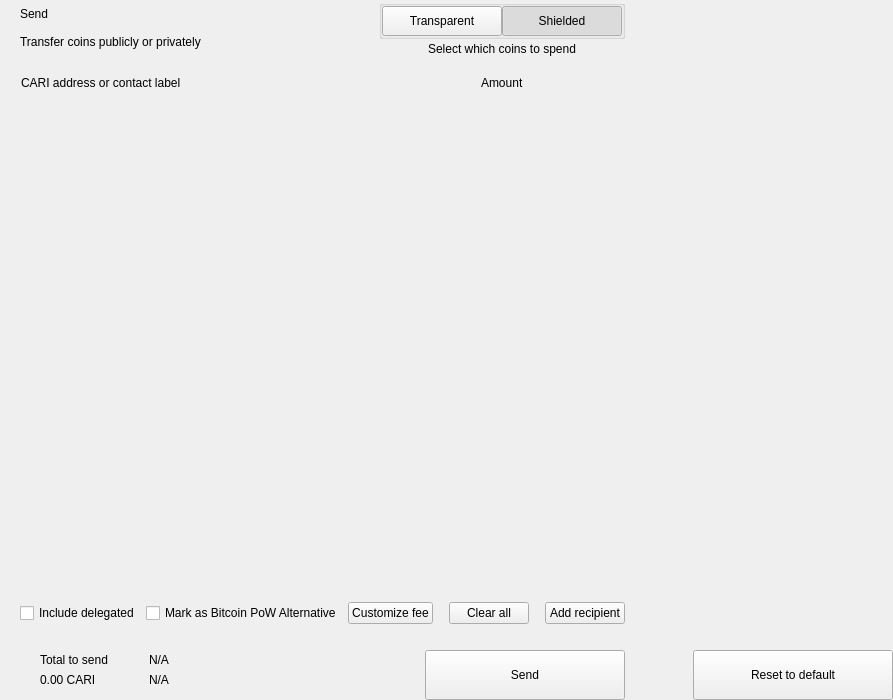
<?xml version="1.0" encoding="UTF-8"?>
<ui version="4.0">
 <class>send</class>
 <widget class="QWidget" name="send">
  <property name="geometry">
   <rect>
    <x>0</x>
    <y>0</y>
    <width>893</width>
    <height>700</height>
   </rect>
  </property>
  <property name="windowTitle">
   <string>Form</string>
  </property>
  <layout class="QHBoxLayout" name="horizontalLayout_2" stretch="2,1">
   <property name="spacing">
    <number>0</number>
   </property>
   <property name="leftMargin">
    <number>0</number>
   </property>
   <property name="topMargin">
    <number>0</number>
   </property>
   <property name="rightMargin">
    <number>0</number>
   </property>
   <property name="bottomMargin">
    <number>0</number>
   </property>
   <item>
    <widget class="QWidget" name="left" native="true">
     <layout class="QVBoxLayout" name="verticalLayout_3">
      <property name="spacing">
       <number>0</number>
      </property>
      <property name="leftMargin">
       <number>0</number>
      </property>
      <property name="topMargin">
       <number>0</number>
      </property>
      <property name="rightMargin">
       <number>0</number>
      </property>
      <property name="bottomMargin">
       <number>0</number>
      </property>
      <item>
       <layout class="QVBoxLayout" name="verticalLayout_22" stretch="0,0,0,1,0,0,0,0">
        <property name="spacing">
         <number>0</number>
        </property>
        <item>
         <layout class="QHBoxLayout" name="horizontalLayout_3">
          <property name="spacing">
           <number>0</number>
          </property>
          <property name="leftMargin">
           <number>20</number>
          </property>
          <property name="rightMargin">
           <number>20</number>
          </property>
          <item>
           <layout class="QVBoxLayout" name="verticalLayout">
            <property name="spacing">
             <number>0</number>
            </property>
            <item>
             <widget class="QLabel" name="labelTitle">
              <property name="text">
               <string>Send</string>
              </property>
              <property name="alignment">
               <set>Qt::AlignLeading|Qt::AlignLeft|Qt::AlignVCenter</set>
              </property>
             </widget>
            </item>
            <item>
             <widget class="QLabel" name="labelSubtitle1">
              <property name="text">
               <string>Transfer coins publicly or privately</string>
              </property>
             </widget>
            </item>
           </layout>
          </item>
          <item>
           <spacer name="horizontalSpacer">
            <property name="orientation">
             <enum>Qt::Horizontal</enum>
            </property>
            <property name="sizeHint" stdset="0">
             <size>
              <width>40</width>
              <height>20</height>
             </size>
            </property>
           </spacer>
          </item>
          <item>
           <layout class="QVBoxLayout" name="verticalLayout_6">
            <property name="spacing">
             <number>3</number>
            </property>
            <item alignment="Qt::AlignHCenter">
             <widget class="QGroupBox" name="groupBox">
              <property name="styleSheet">
               <string notr="true">#groupBox{
padding-top:2px;
}</string>
              </property>
              <property name="title">
               <string/>
              </property>
              <property name="alignment">
               <set>Qt::AlignCenter</set>
              </property>
              <layout class="QHBoxLayout" name="horizontalLayout_4">
               <property name="spacing">
                <number>0</number>
               </property>
               <property name="leftMargin">
                <number>0</number>
               </property>
               <property name="topMargin">
                <number>0</number>
               </property>
               <property name="rightMargin">
                <number>0</number>
               </property>
               <property name="bottomMargin">
                <number>0</number>
               </property>
               <item>
                <widget class="QPushButton" name="pushLeft">
                 <property name="minimumSize">
                  <size>
                   <width>120</width>
                   <height>30</height>
                  </size>
                 </property>
                 <property name="maximumSize">
                  <size>
                   <width>120</width>
                   <height>30</height>
                  </size>
                 </property>
                 <property name="focusPolicy">
                  <enum>Qt::NoFocus</enum>
                 </property>
                 <property name="text">
                  <string>Transparent</string>
                 </property>
                 <property name="checkable">
                  <bool>true</bool>
                 </property>
                 <property name="autoExclusive">
                  <bool>true</bool>
                 </property>
                </widget>
               </item>
               <item>
                <widget class="QPushButton" name="pushRight">
                 <property name="minimumSize">
                  <size>
                   <width>120</width>
                   <height>30</height>
                  </size>
                 </property>
                 <property name="maximumSize">
                  <size>
                   <width>120</width>
                   <height>30</height>
                  </size>
                 </property>
                 <property name="focusPolicy">
                  <enum>Qt::NoFocus</enum>
                 </property>
                 <property name="text">
                  <string>Shielded</string>
                 </property>
                 <property name="checkable">
                  <bool>true</bool>
                 </property>
                 <property name="checked">
                  <bool>true</bool>
                 </property>
                 <property name="autoExclusive">
                  <bool>true</bool>
                 </property>
                </widget>
               </item>
              </layout>
             </widget>
            </item>
            <item alignment="Qt::AlignHCenter|Qt::AlignTop">
             <widget class="QLabel" name="labelSubtitle2">
              <property name="styleSheet">
               <string notr="true"/>
              </property>
              <property name="text">
               <string>Select which coins to spend</string>
              </property>
              <property name="alignment">
               <set>Qt::AlignCenter</set>
              </property>
              <property name="indent">
               <number>0</number>
              </property>
             </widget>
            </item>
           </layout>
          </item>
         </layout>
        </item>
        <item>
         <spacer name="verticalSpacer_2">
          <property name="orientation">
           <enum>Qt::Vertical</enum>
          </property>
          <property name="sizeType">
           <enum>QSizePolicy::Fixed</enum>
          </property>
          <property name="sizeHint" stdset="0">
           <size>
            <width>20</width>
            <height>20</height>
           </size>
          </property>
         </spacer>
        </item>
        <item>
         <layout class="QHBoxLayout" name="horizontalLayout" stretch="6,0,2">
          <property name="spacing">
           <number>0</number>
          </property>
          <property name="leftMargin">
           <number>10</number>
          </property>
          <property name="topMargin">
           <number>0</number>
          </property>
          <property name="rightMargin">
           <number>20</number>
          </property>
          <property name="bottomMargin">
           <number>0</number>
          </property>
          <item>
           <widget class="QLabel" name="labelSubtitleAddress">
            <property name="styleSheet">
             <string notr="true">margin-left:8px;</string>
            </property>
            <property name="text">
             <string>CARI address or contact label</string>
            </property>
           </widget>
          </item>
          <item>
           <spacer name="horizontalSpacer_3">
            <property name="orientation">
             <enum>Qt::Horizontal</enum>
            </property>
            <property name="sizeType">
             <enum>QSizePolicy::Fixed</enum>
            </property>
            <property name="sizeHint" stdset="0">
             <size>
              <width>40</width>
              <height>1</height>
             </size>
            </property>
           </spacer>
          </item>
          <item>
           <widget class="QLabel" name="labelSubtitleAmount">
            <property name="text">
             <string>Amount</string>
            </property>
           </widget>
          </item>
         </layout>
        </item>
        <item>
         <widget class="QScrollArea" name="scrollArea">
          <property name="minimumSize">
           <size>
            <width>0</width>
            <height>350</height>
           </size>
          </property>
          <property name="styleSheet">
           <string notr="true">#scrollArea {
            background:transparent;
            margin-top:10px;
}</string>
          </property>
          <property name="horizontalScrollBarPolicy">
           <enum>Qt::ScrollBarAlwaysOff</enum>
          </property>
          <property name="sizeAdjustPolicy">
           <enum>QAbstractScrollArea::AdjustIgnored</enum>
          </property>
          <property name="widgetResizable">
           <bool>true</bool>
          </property>
          <property name="alignment">
           <set>Qt::AlignLeading|Qt::AlignLeft|Qt::AlignTop</set>
          </property>
          <widget class="QWidget" name="scrollAreaWidgetContents">
           <property name="geometry">
            <rect>
             <x>0</x>
             <y>0</y>
             <width>591</width>
             <height>16</height>
            </rect>
           </property>
           <property name="sizePolicy">
            <sizepolicy hsizetype="Preferred" vsizetype="Maximum">
             <horstretch>0</horstretch>
             <verstretch>0</verstretch>
            </sizepolicy>
           </property>
           <property name="autoFillBackground">
            <bool>false</bool>
           </property>
           <property name="styleSheet">
            <string notr="true">#scrollAreaWidgetContents {
             background:transparent;
             }</string>
           </property>
           <layout class="QVBoxLayout" name="verticalLayout_7">
            <property name="spacing">
             <number>0</number>
            </property>
            <property name="sizeConstraint">
             <enum>QLayout::SetDefaultConstraint</enum>
            </property>
            <property name="leftMargin">
             <number>0</number>
            </property>
            <property name="topMargin">
             <number>0</number>
            </property>
            <property name="rightMargin">
             <number>0</number>
            </property>
            <property name="bottomMargin">
             <number>0</number>
            </property>
           </layout>
          </widget>
         </widget>
        </item>
        <item>
         <spacer name="verticalSpacer_4">
          <property name="orientation">
           <enum>Qt::Vertical</enum>
          </property>
          <property name="sizeType">
           <enum>QSizePolicy::Fixed</enum>
          </property>
          <property name="sizeHint" stdset="0">
           <size>
            <width>20</width>
            <height>20</height>
           </size>
          </property>
         </spacer>
        </item>
        <item>
         <layout class="QHBoxLayout" name="horizontalLayout_20">
          <property name="spacing">
           <number>6</number>
          </property>
          <property name="leftMargin">
           <number>20</number>
          </property>
          <property name="rightMargin">
           <number>20</number>
          </property>
          <item>
           <widget class="QCheckBox" name="checkBoxDelegations">
            <property name="layoutDirection">
             <enum>Qt::LeftToRight</enum>
            </property>
            <property name="text">
             <string>Include delegated</string>
            </property>
           </widget>
          </item>
          <item>
           <widget class="QCheckBox" name="checkBoxPoWAlternative">
            <property name="layoutDirection">
             <enum>Qt::LeftToRight</enum>
            </property>
            <property name="text">
             <string>Mark as Bitcoin PoW Alternative</string>
            </property>
           </widget>
          </item>
          <item>
           <spacer name="horizontalSpacer_4">
            <property name="orientation">
             <enum>Qt::Horizontal</enum>
            </property>
            <property name="sizeHint" stdset="0">
             <size>
              <width>10</width>
              <height>20</height>
             </size>
            </property>
           </spacer>
          </item>
          <item>
           <widget class="QPushButton" name="pushButtonFee">
            <property name="focusPolicy">
             <enum>Qt::NoFocus</enum>
            </property>
            <property name="text">
             <string>Customize fee</string>
            </property>
           </widget>
          </item>
          <item>
           <spacer name="horizontalSpacer_11">
            <property name="orientation">
             <enum>Qt::Horizontal</enum>
            </property>
            <property name="sizeType">
             <enum>QSizePolicy::Minimum</enum>
            </property>
            <property name="sizeHint" stdset="0">
             <size>
              <width>10</width>
              <height>20</height>
             </size>
            </property>
           </spacer>
          </item>
          <item>
           <widget class="QPushButton" name="pushButtonClear">
            <property name="focusPolicy">
             <enum>Qt::NoFocus</enum>
            </property>
            <property name="layoutDirection">
             <enum>Qt::RightToLeft</enum>
            </property>
            <property name="text">
             <string>Clear all</string>
            </property>
           </widget>
          </item>
          <item>
           <spacer name="horizontalSpacer_6">
            <property name="orientation">
             <enum>Qt::Horizontal</enum>
            </property>
            <property name="sizeType">
             <enum>QSizePolicy::Fixed</enum>
            </property>
            <property name="sizeHint" stdset="0">
             <size>
              <width>10</width>
              <height>20</height>
             </size>
            </property>
           </spacer>
          </item>
          <item>
           <widget class="QPushButton" name="pushButtonAddRecipient">
            <property name="focusPolicy">
             <enum>Qt::NoFocus</enum>
            </property>
            <property name="text">
             <string>Add recipient</string>
            </property>
           </widget>
          </item>
         </layout>
        </item>
        <item>
         <spacer name="verticalSpacer">
          <property name="orientation">
           <enum>Qt::Vertical</enum>
          </property>
          <property name="sizeType">
           <enum>QSizePolicy::Fixed</enum>
          </property>
          <property name="sizeHint" stdset="0">
           <size>
            <width>20</width>
            <height>16</height>
           </size>
          </property>
         </spacer>
        </item>
        <item>
         <layout class="QHBoxLayout" name="horizontalLayout_7">
          <property name="rightMargin">
           <number>20</number>
          </property>
          <item>
           <layout class="QHBoxLayout" name="horizontalLayout_10">
            <property name="spacing">
             <number>0</number>
            </property>
            <property name="leftMargin">
             <number>8</number>
            </property>
            <item>
             <widget class="QStackedWidget" name="stackedWidget">
              <property name="minimumSize">
               <size>
                <width>0</width>
                <height>60</height>
               </size>
              </property>
              <property name="maximumSize">
               <size>
                <width>16777215</width>
                <height>60</height>
               </size>
              </property>
              <widget class="QWidget" name="page1">
               <layout class="QVBoxLayout" name="verticalLayout_71" stretch="0">
                <property name="spacing">
                 <number>6</number>
                </property>
                <property name="leftMargin">
                 <number>12</number>
                </property>
                <property name="topMargin">
                 <number>0</number>
                </property>
                <property name="rightMargin">
                 <number>0</number>
                </property>
                <property name="bottomMargin">
                 <number>0</number>
                </property>
                <item>
                 <widget class="QWidget" name="coinWidget" native="true">
                  <property name="minimumSize">
                   <size>
                    <width>0</width>
                    <height>60</height>
                   </size>
                  </property>
                  <property name="maximumSize">
                   <size>
                    <width>16777215</width>
                    <height>60</height>
                   </size>
                  </property>
                  <layout class="QHBoxLayout" name="horizontalLayout_9">
                   <property name="spacing">
                    <number>0</number>
                   </property>
                   <property name="leftMargin">
                    <number>20</number>
                   </property>
                   <property name="topMargin">
                    <number>10</number>
                   </property>
                   <property name="rightMargin">
                    <number>20</number>
                   </property>
                   <property name="bottomMargin">
                    <number>10</number>
                   </property>
                   <item>
                    <layout class="QVBoxLayout" name="verticalSend">
                     <property name="spacing">
                      <number>0</number>
                     </property>
                     <item>
                      <widget class="QLabel" name="labelTitleTotalSend">
                       <property name="text">
                        <string>Total to send</string>
                       </property>
                      </widget>
                     </item>
                     <item>
                      <widget class="QLabel" name="labelAmountSend">
                       <property name="text">
                        <string notr="true">0.00 CARI</string>
                       </property>
                      </widget>
                     </item>
                    </layout>
                   </item>
                   <item>
                    <spacer name="horizontalSpacer_9">
                     <property name="orientation">
                      <enum>Qt::Horizontal</enum>
                     </property>
                     <property name="sizeType">
                      <enum>QSizePolicy::Fixed</enum>
                     </property>
                     <property name="sizeHint" stdset="0">
                      <size>
                       <width>20</width>
                       <height>20</height>
                      </size>
                     </property>
                    </spacer>
                   </item>
                   <item>
                    <widget class="QLabel" name="labelLine">
                     <property name="minimumSize">
                      <size>
                       <width>1</width>
                       <height>0</height>
                      </size>
                     </property>
                     <property name="maximumSize">
                      <size>
                       <width>1</width>
                       <height>16777215</height>
                      </size>
                     </property>
                     <property name="text">
                      <string/>
                     </property>
                    </widget>
                   </item>
                   <item>
                    <spacer name="horizontalSpacer_10">
                     <property name="orientation">
                      <enum>Qt::Horizontal</enum>
                     </property>
                     <property name="sizeType">
                      <enum>QSizePolicy::Fixed</enum>
                     </property>
                     <property name="sizeHint" stdset="0">
                      <size>
                       <width>20</width>
                       <height>20</height>
                      </size>
                     </property>
                    </spacer>
                   </item>
                   <item>
                    <layout class="QVBoxLayout" name="verticalRemaining">
                     <property name="spacing">
                      <number>0</number>
                     </property>
                     <item>
                      <widget class="QLabel" name="labelTitleTotalRemaining">
                       <property name="text">
                        <string notr="true">N/A</string>
                       </property>
                      </widget>
                     </item>
                     <item>
                      <widget class="QLabel" name="labelAmountRemaining">
                       <property name="text">
                        <string notr="true">N/A</string>
                       </property>
                      </widget>
                     </item>
                    </layout>
                   </item>
                  </layout>
                 </widget>
                </item>
               </layout>
              </widget>
              <widget class="QWidget" name="page_2"/>
             </widget>
            </item>
           </layout>
          </item>
          <item>
           <spacer name="horizontalSpacer_5">
            <property name="orientation">
             <enum>Qt::Horizontal</enum>
            </property>
            <property name="sizeType">
             <enum>QSizePolicy::Expanding</enum>
            </property>
            <property name="sizeHint" stdset="0">
             <size>
              <width>40</width>
              <height>20</height>
             </size>
            </property>
           </spacer>
          </item>
          <item alignment="Qt::AlignBottom">
           <widget class="QPushButton" name="pushButtonSave">
            <property name="minimumSize">
             <size>
              <width>200</width>
              <height>50</height>
             </size>
            </property>
            <property name="maximumSize">
             <size>
              <width>200</width>
              <height>50</height>
             </size>
            </property>
            <property name="focusPolicy">
             <enum>Qt::NoFocus</enum>
            </property>
            <property name="text">
             <string>Send</string>
            </property>
           </widget>
          </item>
         </layout>
        </item>
       </layout>
      </item>
     </layout>
    </widget>
   </item>
   <item>
    <widget class="QWidget" name="right" native="true">
     <layout class="QVBoxLayout" name="verticalLayout_5">
      <property name="leftMargin">
       <number>0</number>
      </property>
      <property name="topMargin">
       <number>0</number>
      </property>
      <property name="rightMargin">
       <number>0</number>
      </property>
      <property name="bottomMargin">
       <number>0</number>
      </property>
      <item>
       <layout class="QVBoxLayout" name="verticalLayout_4">
        <property name="spacing">
         <number>6</number>
        </property>
        <item>
         <widget class="OptionButton" name="btnCoinControl" native="true">
          <property name="minimumSize">
           <size>
            <width>0</width>
            <height>50</height>
           </size>
          </property>
         </widget>
        </item>
        <item>
         <widget class="OptionButton" name="btnChangeAddress" native="true">
          <property name="minimumSize">
           <size>
            <width>0</width>
            <height>50</height>
           </size>
          </property>
         </widget>
        </item>
        <item>
         <widget class="OptionButton" name="btnUri" native="true">
          <property name="minimumSize">
           <size>
            <width>0</width>
            <height>50</height>
           </size>
          </property>
         </widget>
        </item>
        <item>
         <widget class="OptionButton" name="btnShieldCoins" native="true">
          <property name="minimumSize">
           <size>
            <width>0</width>
            <height>50</height>
           </size>
          </property>
         </widget>
        </item>
        <item>
         <spacer name="verticalSpacer_5">
          <property name="orientation">
           <enum>Qt::Vertical</enum>
          </property>
          <property name="sizeHint" stdset="0">
           <size>
            <width>20</width>
            <height>40</height>
           </size>
          </property>
         </spacer>
        </item>
        <item>
         <layout class="QHBoxLayout" name="horizontalLayout_8">
          <item>
           <spacer name="horizontalSpacer_7">
            <property name="orientation">
             <enum>Qt::Horizontal</enum>
            </property>
            <property name="sizeHint" stdset="0">
             <size>
              <width>40</width>
              <height>20</height>
             </size>
            </property>
           </spacer>
          </item>
          <item>
           <widget class="QPushButton" name="pushButtonReset">
            <property name="minimumSize">
             <size>
              <width>200</width>
              <height>50</height>
             </size>
            </property>
            <property name="maximumSize">
             <size>
              <width>200</width>
              <height>50</height>
             </size>
            </property>
            <property name="focusPolicy">
             <enum>Qt::NoFocus</enum>
            </property>
            <property name="text">
             <string>Reset to default</string>
            </property>
           </widget>
          </item>
         </layout>
        </item>
       </layout>
      </item>
     </layout>
    </widget>
   </item>
  </layout>
 </widget>
 <customwidgets>
  <customwidget>
   <class>OptionButton</class>
   <extends>QWidget</extends>
   <header>qt/cari/optionbutton.h</header>
   <container>1</container>
  </customwidget>
 </customwidgets>
 <resources/>
 <connections/>
</ui>
